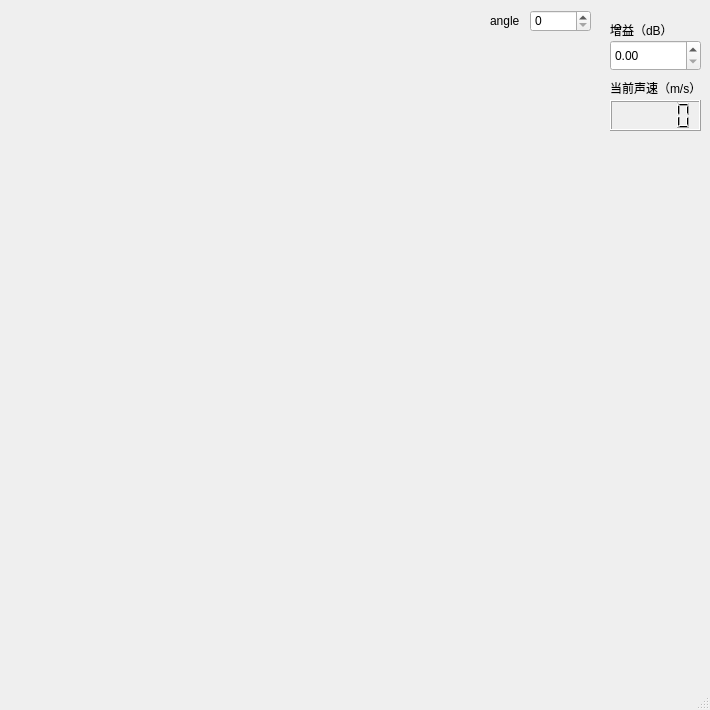
<?xml version="1.0" encoding="utf-8"?>
<ui version="4.0">
  <class>Migrate2Class</class>
  <widget class="QMainWindow" name="Migrate2Class">
    <property name="geometry">
      <rect>
        <x>0</x>
        <y>0</y>
        <width>710</width>
        <height>710</height>
      </rect>
    </property>
    <property name="sizePolicy">
      <sizepolicy hsizetype="Expanding" vsizetype="Expanding">
        <horstretch>0</horstretch>
        <verstretch>0</verstretch>
      </sizepolicy>
    </property>
    <property name="windowTitle">
      <string>Migrate2</string>
    </property>
    <widget class="QWidget" name="centralWidget">
      <widget class="QCustomPlot" name="qCustomPlot" native="true">
        <property name="geometry">
          <rect>
            <x>10</x>
            <y>210</y>
            <width>591</width>
            <height>441</height>
          </rect>
        </property>
      </widget>
      <widget class="QCustomPlot" name="qCustomPlot2" native="true">
        <property name="geometry">
          <rect>
            <x>10</x>
            <y>0</y>
            <width>591</width>
            <height>201</height>
          </rect>
        </property>
        <widget class="QSpinBox" name="angle_spinBox">
          <property name="geometry">
            <rect>
              <x>520</x>
              <y>10</y>
              <width>61</width>
              <height>22</height>
            </rect>
          </property>
        </widget>
        <widget class="QLabel" name="label1">
          <property name="geometry">
            <rect>
              <x>480</x>
              <y>10</y>
              <width>31</width>
              <height>21</height>
            </rect>
          </property>
          <property name="text">
            <string>angle</string>
          </property>
        </widget>
      </widget>
      <widget class="QDoubleSpinBox" name="gainnumber">
        <property name="geometry">
          <rect>
            <x>610</x>
            <y>40</y>
            <width>91</width>
            <height>31</height>
          </rect>
        </property>
      </widget>
      <widget class="QLabel" name="gainlabel">
        <property name="geometry">
          <rect>
            <x>610</x>
            <y>20</y>
            <width>81</width>
            <height>20</height>
          </rect>
        </property>
        <property name="text">
          <string>增益（dB）</string>
        </property>
      </widget>
      <widget class="QLCDNumber" name="vol">
        <property name="geometry">
          <rect>
            <x>610</x>
            <y>100</y>
            <width>91</width>
            <height>31</height>
          </rect>
        </property>
      </widget>
      <widget class="QLabel" name="vollabel">
        <property name="geometry">
          <rect>
            <x>610</x>
            <y>80</y>
            <width>91</width>
            <height>16</height>
          </rect>
        </property>
        <property name="text">
          <string>当前声速（m/s）</string>
        </property>
      </widget>
    </widget>
    <widget class="QStatusBar" name="statusBar"/>
    <widget class="QMenuBar" name="menuBar">
      <property name="geometry">
        <rect>
          <x>0</x>
          <y>0</y>
          <width>710</width>
          <height>23</height>
        </rect>
      </property>
    </widget>
  </widget>
  <layoutdefault spacing="6" margin="11"/>
  <customwidgets>
    <customwidget>
      <class>QCustomPlot</class>
      <extends>QWidget</extends>
      <header location="global">qcustomplot.h</header>
      <container>1</container>
    </customwidget>
  </customwidgets>
  <resources/>
  <connections/>
</ui>
